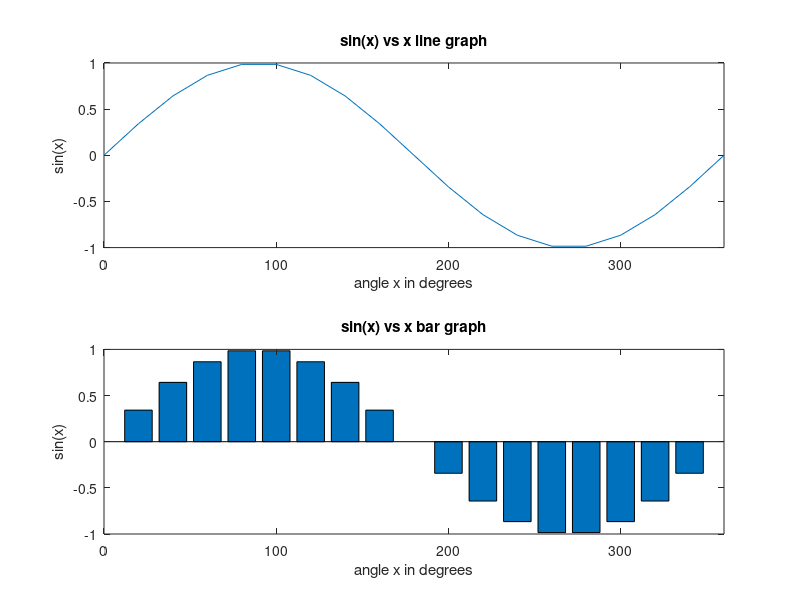

MATLAB code to generate this figure:
% Lecture 7 Plots
% Chapter 3.5 Attaway


% This is a really simple plot of just one point!
% ===============================================
x = 11;
y = 48;
plot(x,y,'r*')

% Change the axes and label them
axis([9 12 35 55]) % specify [xmin xmax ymin ymax]
xlabel('Time')
ylabel('Temperature')
% Put a title on the plot
title('Time and Temp')


% Plotting two graphs on a the same figure
% ========================================

clf % clear figure
x = 0:10:360;
y = sind(x);
plot(x,y, 'o-')

% plotting a second curve on the same axes
y2 = cosd(x);
hold on
plot(x,y2,'+--m')   

axis([0 360 -1 1])
xlabel('x');
ylabel('sin(x) or cos(x)')

% Adding a legend. Graph labels should be in the same order where they were
% plotted. 
% The optional 'Location' property specifies where the legend should
% appear.
legend('sine', 'cosine', 'Location', 'north') 

% Turn the grid on.
grid on


% Plotting two graphs on a the same figure but on different of sub plots
% ======================================================================

figure(1) % opening a numbered figure
x = 0:20:360;
y = sind(x);

subplot(2,1,1) % a sub plot with 2 rows, 1 column and select the 1st sub plot
plot(x,y); % a simple line graph
xlabel('angle x in degrees')
ylabel('sin(x)')
title('sin(x) vs x line graph')
axis([0 360 -1 1])

subplot(2,1,2) % the second sub plot
bar(x,y) % a bar graph
xlabel('angle x in degrees')
ylabel('sin(x)')
title('sin(x) vs x bar graph')
axis([0 360 -1 1])


